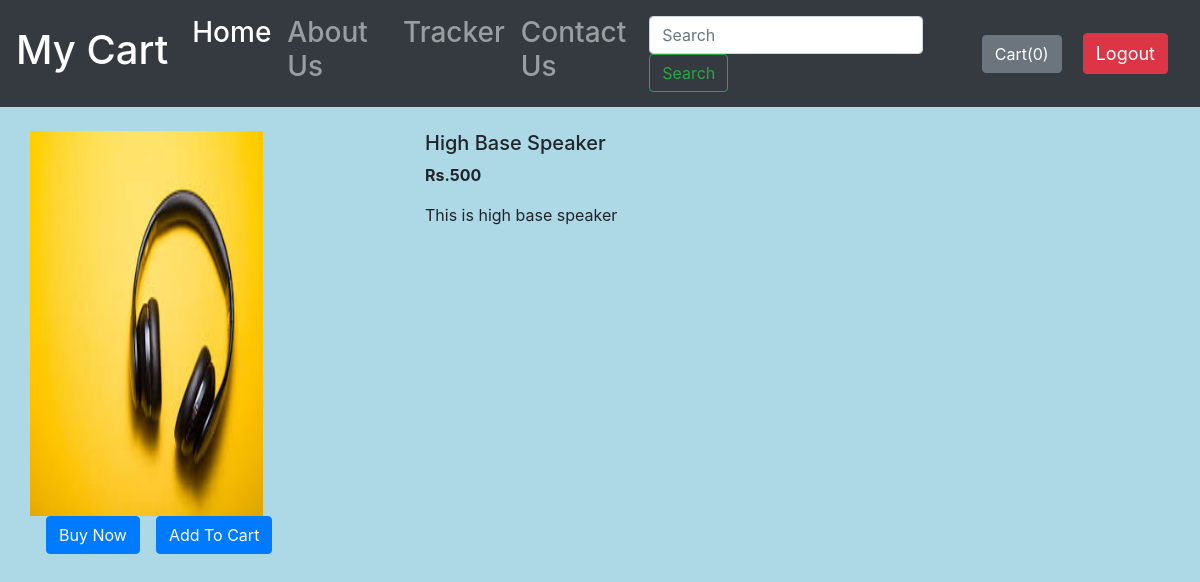
Screenshot of /shop/products/2 with the database file from the repository.
### shop/models.py (models this page shows, shortened)
class Product(models.Model):
    product_id = models.AutoField
    product_name = models.CharField(max_length=50)
    category = models.CharField(max_length=50, default="")
    subcategory = models.CharField(max_length=50, default="")
    price = models.IntegerField(default=0)
    des = models.CharField(max_length=300)
    pub_date = models.DateField()
    image = models.ImageField(upload_to='shop/images', default="")

### shop/views.py (the view)
# urls.py: path("products/<int:myid>",productView, name="ProductView"),
def productView(request, myid):
    product = Product.objects.filter(id=myid)
    return render(request, 'shop/prodView.html', {'product':product[0]})

### shop/templates/shop/prodView.html (shortened to what this page needs)
{% extends 'shop/basic.html' %}
{% load static %}
{% block body %}
<div class="container my-4">
    <div class="row">
    <div class="col-md-4">
    <div class="row">
        <img src="/media/{{product.image}}" width="233px" height="385px">
    </div>
        <div class="row">
            <button class="btn btn-primary mx-3">Buy Now</button>
            <button class="btn btn-primary">Add To Cart</button>
        </div>
    </div>
    <div class="col-md-8">
        <h5>{{product.product_name}}</h5>
        <p><b>Rs.{{product.price}} </b></p>
        <p>{{product.des}}</p>
    </div>
    </div>
</div>
{% endblock %}

### rows the page displays
Product: image (picture), product_name "High Base Speaker", price "500", des "This is high base speaker"
